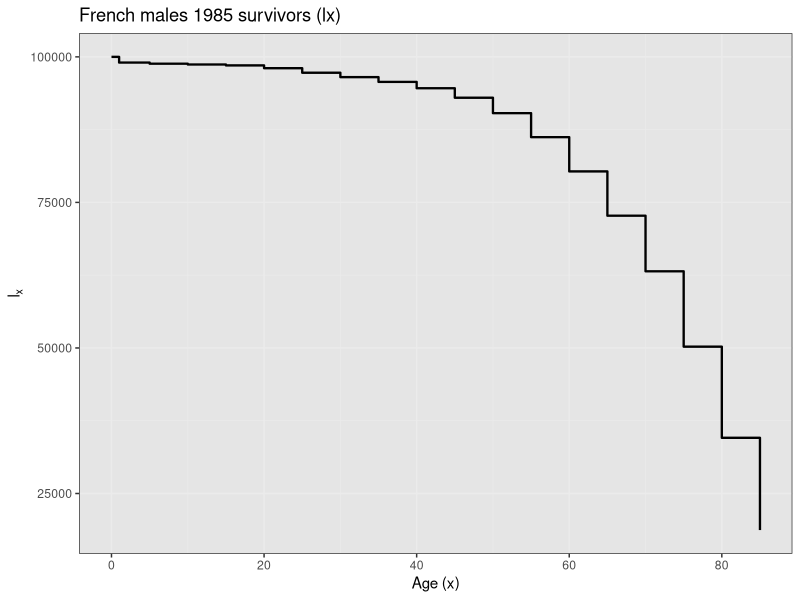
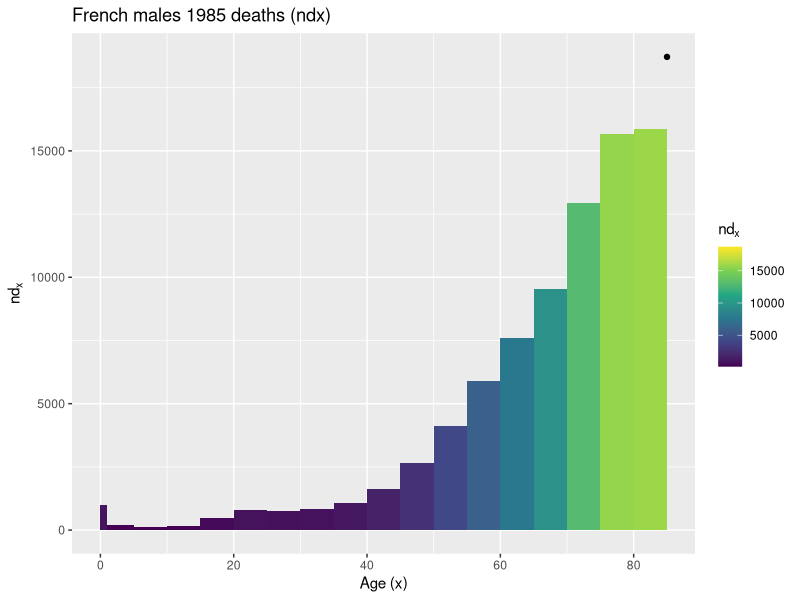
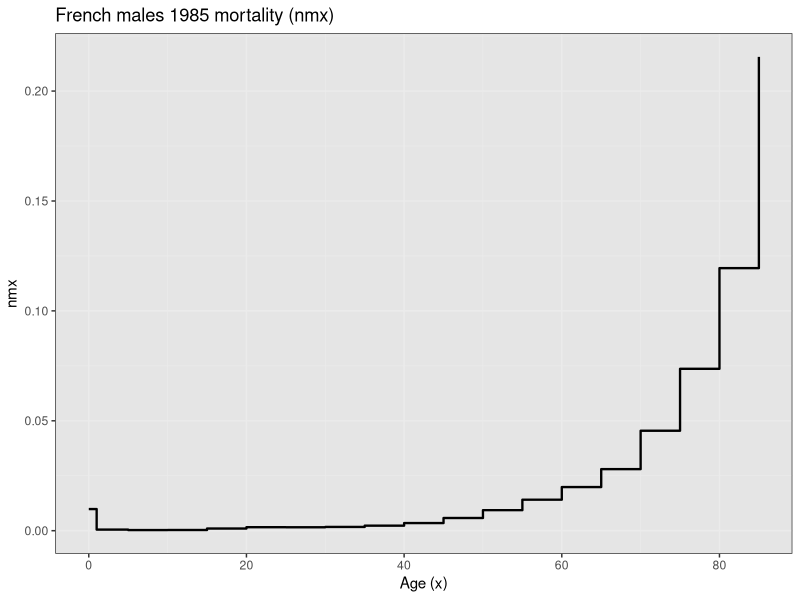

Here is the R script that generated these plots, in order:
## ---- chunk 1
knitr::opts_chunk$set(
  echo = TRUE,
  message = FALSE,
  warning = FALSE
)
## ---- chunk 2
#load libraries
library(dplyr)
library(readr)
library(ggplot2)
library(viridis)
## ---- chunk 3
#set directory
setwd("/Users/norden-bright/Documents/Documents/Wisconsin/fall_2025/dem_tech_2")

#read in data
df <- read_csv("ps1_data_F2023.csv")
## ---- chunk 4
#constructing life table

lt <- df %>%
  mutate(
  n = lead(x) - x,  #create n variable
  nmx = nDx / nNx, #here assuming that age-specific death rates are reproduced in this cohort (nmx = nMx)
  nqx = (n * nmx)/(1 + (n-nax)*nmx), #Greville formula
  nqx = if_else(row_number() == n(), 1, nqx), #open-ended interval = 1
  npx = 1-nqx,
  lx  = 100000 * cumprod(lag(npx, default = 1)), #note to self - cumprod works by multiplying radix by p0, then p0 and p1, etc. 
  ndx = lx - lead(lx, default = 0),
  nLx = (n*lead(lx, default = 0)) + (nax * ndx),
  nLx = if_else(row_number() == n(), lx/nmx, nLx), #open-ended interval
  Tx = rev(cumsum(rev(nLx))),
  ex = Tx/lx
  )
## ---- chunk 5
#graph lx

ggplot(lt, aes(x = x, y = lx)) +
  geom_step(direction = "hv", linewidth = 0.8, na.rm = TRUE) +
  labs(x = "Age (x)", y = expression(l[x]), title = "French males 1985 survivors (lx)") +
  theme_bw() +
  theme(panel.background = element_rect(fill = "grey90"))
## ---- chunk 6
#graph ndx

ggplot(lt) +
  geom_rect(aes(xmin = x, xmax = x + n, ymin = 0, ymax = ndx, fill = ndx)) +
  labs(x = "Age (x)", y = expression(n*d[x]),
       title = "French males 1985 deaths (ndx)") +
  scale_fill_viridis_c(name = expression(n*d[x])) +
  geom_point(data = filter(lt, is.na(n)), aes(x = x, y = ndx)) #open-ended interval - plotted as point because no n

## ---- chunk 7
#graph nmx

ggplot(lt, aes(x = x, y = nmx)) +
  geom_step(direction = "hv", linewidth = 0.8, na.rm = TRUE) +
  labs(x = "Age (x)", y = expression(nmx), title = "French males 1985 mortality (nmx)") +
  theme_bw() +
  theme(panel.background = element_rect(fill = "grey90"))
## ---- chunk 8
e40 <- lt %>% filter(near(x, 40)) %>% pull(ex)
cat(sprintf("e40 = %.2f years\n", e40))
## ---- chunk 9
p_0_30 <- with(lt, lx[x == 30] / lx[x == 0])
cat(sprintf("p_0_30 = %.2f", p_0_30))
## ---- chunk 10
p_30_65 <- with(lt, lx[x == 65] / lx[x == 30])
cat(sprintf("p_30_65 = %.2f", p_30_65))
## ---- chunk 11
p_50_55_from_birth <- with(lt, ndx[x==50] / lx[x==0])
cat(sprintf("p_50_55_from_birth = %.2f", p_50_55_from_birth))
## ---- chunk 12
p_yrs_15_65 <- with(lt, (Tx[x==15] - Tx[x==65]) / lx[x==0])
cat(sprintf("p_yrs_15_65 = %.2f", p_yrs_15_65))
## ---- chunk 13
cdr <- with(lt, 1 / ex[x==0])
cat(sprintf("cdr = %.4f", cdr))
